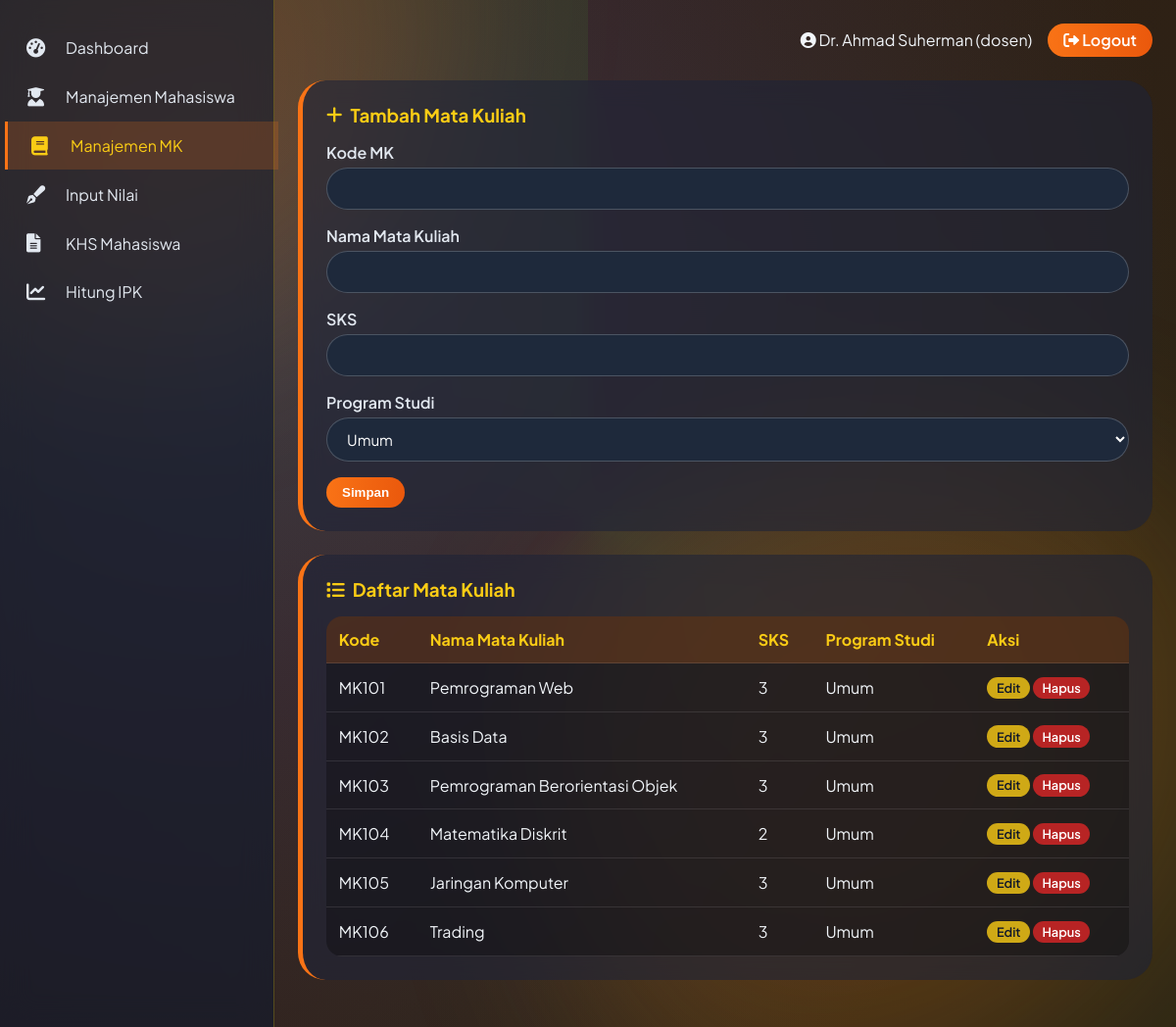
/Matakuliah.php (signed in), run on the app's committed database.
### tables this page shows
CREATE TABLE matakuliah (
                id INTEGER PRIMARY KEY AUTOINCREMENT,
                kode TEXT UNIQUE,
                nama TEXT,
                sks INTEGER
            , prodi TEXT DEFAULT 'Umum');

### Matakuliah.php (called while the page is built, shortened)
<?php
class Matakuliah {
    public static function getAll() {
        $db = Database::getInstance()->getConnection();
        $stmt = $db->query("SELECT * FROM matakuliah ORDER BY prodi, kode");
        return $stmt->fetchAll(PDO::FETCH_ASSOC);
    }
}
?>

### matakuliah.php (the view, shortened to what this page needs)
<?php
require_once 'classes/Matakuliah.php';
$matakuliah = Matakuliah::getAll();
$editData = null;
?>
<!DOCTYPE html>
<html lang="id">
<head>
    <link rel="stylesheet" href="css/dashboard.css">
    <link rel="stylesheet" href="https://cdnjs.cloudflare.com/ajax/libs/font-awesome/6.0.0-beta3/css/all.min.css">
</head>
<body>
<div class="animated-bg"></div>
<div class="blob" style="top:-20%; left:-10%;"></div>
<div class="blob" style="bottom:-10%; right:-5%; width:60vw; height:60vw;"></div>
<div class="dashboard-container">
    <div class="sidebar">
        <a href="dashboard.php"><i class="fas fa-tachometer-alt"></i> Dashboard</a>
        <a href="mahasiswa.php"><i class="fas fa-user-graduate"></i> Manajemen Mahasiswa</a>
        <a href="matakuliah.php" class="active"><i class="fas fa-book"></i> Manajemen MK</a>
        <a href="nilai.php"><i class="fas fa-pen-fancy"></i> Input Nilai</a>
        <a href="khs.php"><i class="fas fa-file-alt"></i> KHS Mahasiswa</a>
        <a href="ipk.php"><i class="fas fa-chart-line"></i> Hitung IPK</a>
    </div>
    <div class="main-content">
        <div class="top-bar">
            <span><i class="fas fa-user-circle"></i> <?= htmlspecialchars($_SESSION['nama']) ?> (<?= $_SESSION['role'] ?>)</span>
            <a href="logout.php" class="logout-btn"><i class="fas fa-sign-out-alt"></i> Logout</a>
        </div>
        <div class="card">
            <h3><i class="fas fa-<?= $editData ? 'edit' : 'plus' ?>"></i> <?= $editData ? 'Edit Mata Kuliah' : 'Tambah Mata Kuliah' ?></h3>
            <form method="POST">
                <div class="form-group">
                    <label>Kode MK</label>
                    <input type="text" name="kode" required value="<?= $editData['kode'] ?? '' ?>">
                </div>
                <div class="form-group">
                    <label>Nama Mata Kuliah</label>
                    <input type="text" name="nama" required value="<?= $editData['nama'] ?? '' ?>">
                </div>
                <div class="form-group">
                    <label>SKS</label>
                    <input type="number" name="sks" required value="<?= $editData['sks'] ?? '' ?>">
                </div>
                <div class="form-group">
                    <label>Program Studi</label>
                    <select name="prodi" required>
                        <option value="Umum" <?= (isset($editData['prodi']) && $editData['prodi'] == 'Umum') ? 'selected' : '' ?>>Umum</option>
                    </select>
                </div>
                <button type="submit" class="btn btn-primary"><?= $editData ? 'Update' : 'Simpan' ?></button>
            </form>
        </div>
        <div class="card">
            <h3><i class="fas fa-list"></i> Daftar Mata Kuliah</h3>
            <table class="data-table">
                <thead>
                    <tr><th>Kode</th><th>Nama Mata Kuliah</th><th>SKS</th><th>Program Studi</th><th>Aksi</th></tr>
                </thead>
                <tbody>
                    <?php foreach ($matakuliah as $mk): ?>
                    <tr>
                        <td><?= htmlspecialchars($mk['kode']) ?></td>
                        <td><?= htmlspecialchars($mk['nama']) ?></td>
                        <td><?= $mk['sks'] ?></td>
                        <td><?= htmlspecialchars($mk['prodi']) ?></td>
                        <td>
                            <a href="?edit=<?= $mk['id'] ?>" class="btn btn-warning btn-sm">Edit</a>
                            <a href="?delete=<?= $mk['id'] ?>" class="btn btn-danger btn-sm" onclick="return confirm('Yakin hapus?')">Hapus</a>
                        </td>
                    </tr>
                    <?php endforeach; ?>
                </tbody>
            </table>
        </div>
    </div>
</div>
</body>
</html>

### dashboard.css (style rules this page uses)
* { margin: 0; padding: 0; box-sizing: border-box; }
body { font-family: 'Plus Jakarta Sans', sans-serif; background: #0a0c15; color: #f1f5f9; overflow-x: hidden; min-height: 100vh; }
.animated-bg { position: fixed; top: 0; left: 0; width: 100%; height: 100%; background: radial-gradient(circle at 20% 30%, #1e2a4a, #0a0c15 80%); z-index: -2; }
.animated-bg::before { content: ''; position: absolute; width: 200%; height: 200%; top: -50%; left: -50%; background: conic-gradient(from 0deg, #f97316, #facc15, #f97316, #facc15); animation: rotateBg 20s linear infinite; opacity: 0.15; z-index: -1; }
.blob { position: fixed; width: 50vw; height: 50vw; background: radial-gradient(circle, rgba(249,115,22,0.25), rgba(250,204,21,0.08)); border-radius: 62% 38% 72% 28% / 45% 32% 68% 55%; filter: blur(80px); z-index: -1; animation: blobMove 20s infinite alternate; }
.dashboard-container { display: flex; min-height: 100vh; position: relative; z-index: 2; }
.sidebar { width: 280px; background: rgba(15, 25, 45, 0.6); backdrop-filter: blur(16px); border-right: 1px solid rgba(255,215,0,0.25); padding: 1.5rem 0; flex-shrink: 0; }
.sidebar a { display: flex; align-items: center; gap: 1rem; padding: 0.9rem 1.5rem; color: #e2e8f0; text-decoration: none; transition: 0.2s; border-left: 3px solid transparent; }
.sidebar a i { width: 24px; font-size: 1.2rem; }
.sidebar a:hover, .sidebar a.active { background: rgba(249,115,22,0.2); border-left-color: #f97316; color: #facc15; transform: translateX(5px); }
.main-content { flex: 1; padding: 1.5rem; overflow-y: auto; }
.top-bar { display: flex; justify-content: flex-end; align-items: center; margin-bottom: 1.5rem; gap: 1rem; }
.logout-btn { background: linear-gradient(95deg, #f97316, #ea580c); padding: 0.4rem 1rem; border-radius: 40px; text-decoration: none; color: white; font-weight: 600; transition: 0.2s; }
.card { background: rgba(30, 35, 55, 0.6); backdrop-filter: blur(12px); border-radius: 28px; padding: 1.5rem; margin-bottom: 1.5rem; border-left: 5px solid #f97316; transition: transform 0.2s; }
.card h3 { margin-bottom: 1rem; display: flex; align-items: center; gap: 0.5rem; color: #facc15; }
.form-group { margin-bottom: 1rem; }
.form-group label { display: block; margin-bottom: 0.3rem; font-weight: 600; color: #e2e8f0; }
.form-group input, .form-group select, .form-group textarea { width: 100%; padding: 0.7rem 1rem; background: #1e293b; border: 1px solid rgba(255,255,255,0.2); border-radius: 60px; color: #ffffff; font-family: inherit; font-size: 0.95rem; }
.form-group select option { background: #1e293b; color: #ffffff; }
.btn { padding: 0.5rem 1rem; border-radius: 40px; border: none; font-weight: 600; cursor: pointer; text-decoration: none; display: inline-block; transition: 0.2s; }
.btn-primary { background: linear-gradient(95deg, #f97316, #ea580c); color: white; }
.btn-warning { background: rgba(250,204,21,0.8); color: #0f172a; }
.btn-danger { background: rgba(220,38,38,0.8); color: white; }
.btn-sm { padding: 0.2rem 0.6rem; font-size: 0.8rem; }
.data-table { width: 100%; background: rgba(0,0,0,0.3); border-radius: 1rem; overflow: hidden; border-collapse: collapse; }
.data-table th, .data-table td { padding: 0.8rem; text-align: left; border-bottom: 1px solid rgba(255,255,255,0.1); }
.data-table th { background: rgba(249,115,22,0.2); color: #facc15; }

### data on the page
matakuliah: kode "MK101", nama "Pemrograman Web", sks "3", prodi "Umum"
matakuliah: kode "MK102", nama "Basis Data", sks "3", prodi "Umum"
matakuliah: kode "MK103", nama "Pemrograman Berorientasi Objek", sks "3", prodi "Umum"
matakuliah: kode "MK104", nama "Matematika Diskrit", sks "2", prodi "Umum"
matakuliah: kode "MK105", nama "Jaringan Komputer", sks "3", prodi "Umum"
matakuliah: kode "MK106", nama "Trading", sks "3", prodi "Umum"

### other printed values
$_SESSION['nama'] "Dr. Ahmad Suherman"
$_SESSION['role'] "dosen"
